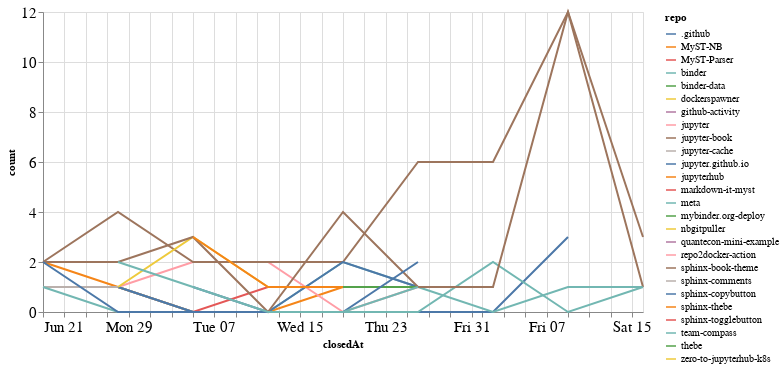

Notebook code for this chart:
### Code cell
closed_by_time = closed_by.groupby('repo').resample('W', on='closedAt').count()['author'].reset_index()
closed_by_time = closed_by_time.rename(columns={'author': 'count'})

alt.Chart(closed_by_time, width=600).mark_line().encode(
    x='closedAt',
    y='count',
    color='repo',
    tooltip="repo"
)

### Figure 1 — Vega-Lite specification as saved in the notebook (floating-point values rounded to 4 significant figures)
{"config": {"axisLeft": {"labelFontSize": 15}, "axisBottom": {"labelFontSize": 15}}, "data": {"name": "data-1b703354780581f710c1792cb3f14480"}, "mark": "line", "encoding": {"color": {"type": "nominal", "field": "repo"}, "tooltip": {"type": "nominal", "field": "repo"}, "x": {"type": "temporal", "field": "closedAt"}, "y": {"type": "quantitative", "field": "count"}}, "width": 600, "$schema": "https://vega.github.io/schema/vega-lite/v4.8.1.json", "datasets": {"data-1b703354780581f710c1792cb3f14480": [{"repo": ".github", "closedAt": "2020-07-05T00:00:00", "count": 1}, {"repo": ".github", "closedAt": "2020-07-12T00:00:00", "count": 0}, {"repo": ".github", "closedAt": "2020-07-19T00:00:00", "count": 0}, {"repo": ".github", "closedAt": "2020-07-26T00:00:00", "count": 0}, {"repo": ".github", "closedAt": "2020-08-02T00:00:00", "count": 0}, {"repo": ".github", "closedAt": "2020-08-09T00:00:00", "count": 3}, {"repo": "MyST-NB", "closedAt": "2020-06-21T00:00:00", "count": 2}, {"repo": "MyST-NB", "closedAt": "2020-06-28T00:00:00", "count": 1}, {"repo": "MyST-NB", "closedAt": "2020-07-05T00:00:00", "count": 0}, {"repo": "MyST-NB", "closedAt": "2020-07-12T00:00:00", "count": 0}, {"repo": "MyST-NB", "closedAt": "2020-07-19T00:00:00", "count": 1}, {"repo": "MyST-Parser", "closedAt": "2020-06-21T00:00:00", "count": 1}, {"repo": "MyST-Parser", "closedAt": "2020-06-28T00:00:00", "count": 1}, {"repo": "MyST-Parser", "closedAt": "2020-07-05T00:00:00", "count": 0}, {"repo": "MyST-Parser", "closedAt": "2020-07-12T00:00:00", "count": 1}, {"repo": "MyST-Parser", "closedAt": "2020-07-19T00:00:00", "count": 1}, {"repo": "binder", "closedAt": "2020-06-28T00:00:00", "count": 1}, {"repo": "binder", "closedAt": "2020-07-05T00:00:00", "count": 0}, {"repo": "binder", "closedAt": "2020-07-12T00:00:00", "count": 0}, {"repo": "binder", "closedAt": "2020-07-19T00:00:00", "count": 2}, {"repo": "binder", "closedAt": "2020-07-26T00:00:00", "count": 1}, {"repo": "binder", "closedAt": "2020-08-02T00:00:00", "count": 0}, {"repo": "binder", "closedAt": "2020-08-09T00:00:00", "count": 1}, {"repo": "binder", "closedAt": "2020-08-16T00:00:00", "count": 1}, {"repo": "binder-data", "closedAt": "2020-06-21T00:00:00", "count": 1}, {"repo": "dockerspawner", "closedAt": "2020-06-28T00:00:00", "count": 2}, {"repo": "github-activity", "closedAt": "2020-08-09T00:00:00", "count": 2}, {"repo": "jupyter", "closedAt": "2020-06-21T00:00:00", "count": 1}, {"repo": "jupyter", "closedAt": "2020-06-28T00:00:00", "count": 1}, {"repo": "jupyter", "closedAt": "2020-07-05T00:00:00", "count": 2}, {"repo": "jupyter", "closedAt": "2020-07-12T00:00:00", "count": 2}, {"repo": "jupyter", "closedAt": "2020-07-19T00:00:00", "count": 0}, {"repo": "jupyter", "closedAt": "2020-07-26T00:00:00", "count": 1}, {"repo": "jupyter-book", "closedAt": "2020-06-21T00:00:00", "count": 2}, {"repo": "jupyter-book", "closedAt": "2020-06-28T00:00:00", "count": 4}, {"repo": "jupyter-book", "closedAt": "2020-07-05T00:00:00", "count": 2}, {"repo": "jupyter-book", "closedAt": "2020-07-12T00:00:00", "count": 2}, {"repo": "jupyter-book", "closedAt": "2020-07-19T00:00:00", "count": 2}, {"repo": "jupyter-book", "closedAt": "2020-07-26T00:00:00", "count": 6}, {"repo": "jupyter-book", "closedAt": "2020-08-02T00:00:00", "count": 6}, {"repo": "jupyter-book", "closedAt": "2020-08-09T00:00:00", "count": 12}, {"repo": "jupyter-book", "closedAt": "2020-08-16T00:00:00", "count": 1}, {"repo": "jupyter-cache", "closedAt": "2020-06-21T00:00:00", "count": 1}, {"repo": "jupyter-cache", "closedAt": "2020-06-28T00:00:00", "count": 1}, {"repo": "jupyter.github.io", "closedAt": "2020-06-28T00:00:00", "count": 1}, {"repo": "jupyter.github.io", "closedAt": "2020-07-05T00:00:00", "count": 0}, {"repo": "jupyter.github.io", "closedAt": "2020-07-12T00:00:00", "count": 0}, {"repo": "jupyter.github.io", "closedAt": "2020-07-19T00:00:00", "count": 2}, {"repo": "jupyter.github.io", "closedAt": "2020-07-26T00:00:00", "count": 1}, {"repo": "jupyterhub", "closedAt": "2020-07-12T00:00:00", "count": 1}, {"repo": "markdown-it-myst", "closedAt": "2020-08-09T00:00:00", "count": 1}, {"repo": "meta", "closedAt": "2020-06-21T00:00:00", "count": 1}, {"repo": "meta", "closedAt": "2020-06-28T00:00:00", "count": 0}, {"repo": "meta", "closedAt": "2020-07-05T00:00:00", "count": 0}, {"repo": "meta", "closedAt": "2020-07-12T00:00:00", "count": 0}, {"repo": "meta", "closedAt": "2020-07-19T00:00:00", "count": 0}, {"repo": "meta", "closedAt": "2020-07-26T00:00:00", "count": 0}, {"repo": "meta", "closedAt": "2020-08-02T00:00:00", "count": 2}, {"repo": "meta", "closedAt": "2020-08-09T00:00:00", "count": 0}, {"repo": "meta", "closedAt": "2020-08-16T00:00:00", "count": 1}, {"repo": "mybinder.org-deploy", "closedAt": "2020-07-19T00:00:00", "count": 1}, {"repo": "mybinder.org-deploy", "closedAt": "2020-07-26T00:00:00", "count": 1}, {"repo": "nbgitpuller", "closedAt": "2020-06-28T00:00:00", "count": 1}, {"repo": "nbgitpuller", "closedAt": "2020-07-05T00:00:00", "count": 3}, {"repo": "nbgitpuller", "closedAt": "2020-07-12T00:00:00", "count": 1}, {"repo": "quantecon-mini-example", "closedAt": "2020-06-21T00:00:00", "count": 1}, {"repo": "repo2docker-action", "closedAt": "2020-07-26T00:00:00", "count": 1}, {"repo": "sphinx-book-theme", "closedAt": "2020-06-21T00:00:00", "count": 2}, {"repo": "sphinx-book-theme", "closedAt": "2020-06-28T00:00:00", "count": 2}, {"repo": "sphinx-book-theme", "closedAt": "2020-07-05T00:00:00", "count": 3}, {"repo": "sphinx-book-theme", "closedAt": "2020-07-12T00:00:00", "count": 0}, {"repo": "sphinx-book-theme", "closedAt": "2020-07-19T00:00:00", "count": 4}, {"repo": "sphinx-book-theme", "closedAt": "2020-07-26T00:00:00", "count": 1}, {"repo": "sphinx-book-theme", "closedAt": "2020-08-02T00:00:00", "count": 1}, {"repo": "sphinx-book-theme", "closedAt": "2020-08-09T00:00:00", "count": 12}, {"repo": "sphinx-book-theme", "closedAt": "2020-08-16T00:00:00", "count": 3}, {"repo": "sphinx-comments", "closedAt": "2020-08-16T00:00:00", "count": 4}, {"repo": "sphinx-copybutton", "closedAt": "2020-06-21T00:00:00", "count": 2}, {"repo": "sphinx-copybutton", "closedAt": "2020-06-28T00:00:00", "count": 0}, {"repo": "sphinx-copybutton", "closedAt": "2020-07-05T00:00:00", "count": 0}, {"repo": "sphinx-copybutton", "closedAt": "2020-07-12T00:00:00", "count": 0}, {"repo": "sphinx-copybutton", "closedAt": "2020-07-19T00:00:00", "count": 0}, {"repo": "sphinx-copybutton", "closedAt": "2020-07-26T00:00:00", "count": 2}, {"repo": "sphinx-thebe", "closedAt": "2020-07-05T00:00:00", "count": 3}, {"repo": "sphinx-thebe", "closedAt": "2020-07-12T00:00:00", "count": 1}, {"repo": "sphinx-thebe", "closedAt": "2020-07-19T00:00:00", "count": 1}, {"repo": "sphinx-togglebutton", "closedAt": "2020-08-09T00:00:00", "count": 3}, {"repo": "team-compass", "closedAt": "2020-06-28T00:00:00", "count": 2}, {"repo": "team-compass", "closedAt": "2020-07-05T00:00:00", "count": 1}, {"repo": "team-compass", "closedAt": "2020-07-12T00:00:00", "count": 0}, {"repo": "team-compass", "closedAt": "2020-07-19T00:00:00", "count": 0}, {"repo": "team-compass", "closedAt": "2020-07-26T00:00:00", "count": 1}, {"repo": "thebe", "closedAt": "2020-07-12T00:00:00", "count": 1}, {"repo": "zero-to-jupyterhub-k8s", "closedAt": "2020-07-05T00:00:00", "count": 1}]}}
